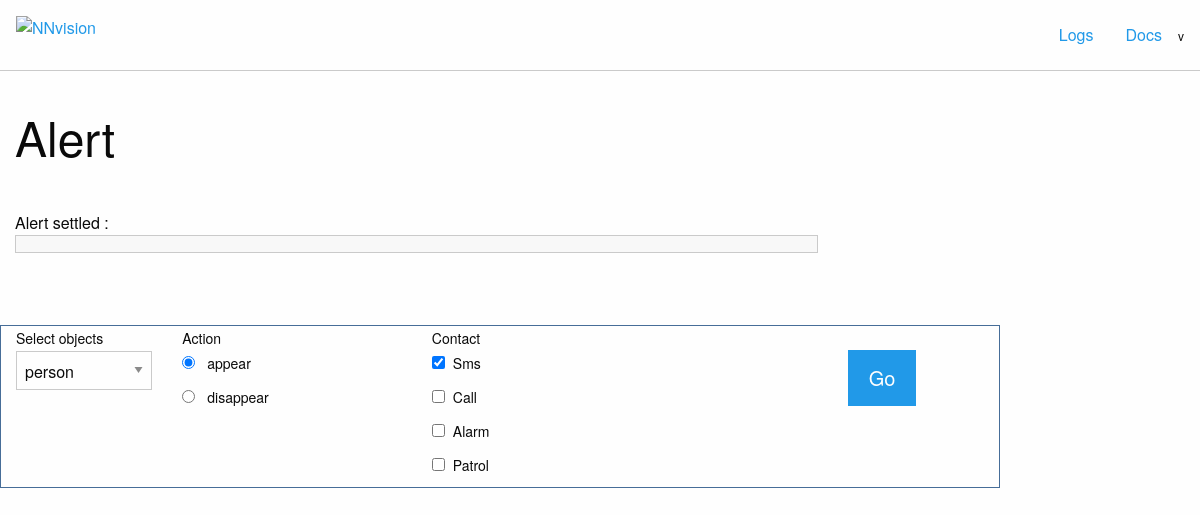
Page /alert on the earlier database version.
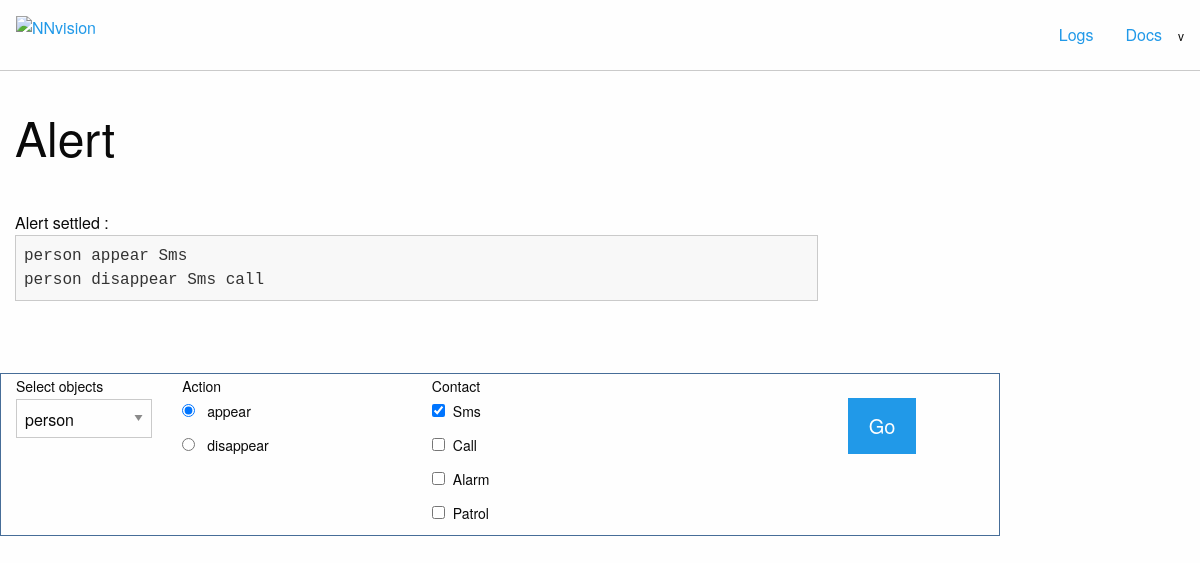
Same page on the later database version.
### app1/models.py (models this page shows, shortened)
@python_2_unicode_compatible  # only if you need to support Python 2
class Alert(models.Model):
    actions_reverse = dict((v, k) for k, v in ACTIONS_CHOICES)
    stuffs_reverse = dict((v, k) for k, v in STUFFS_CHOICES)
    stuffs_d = dict((k, v) for k, v in STUFFS_CHOICES)
    actions_d = dict((k, v) for k, v in ACTIONS_CHOICES)
    stuffs = models.IntegerField(choices=STUFFS_CHOICES, default=1)
    actions = models.IntegerField(choices=ACTIONS_CHOICES, default=1)
    sms = models.BooleanField(default=True)
    call = models.BooleanField()
    alarm = models.BooleanField()
    patrol = models.BooleanField()
    when = models.DateTimeField(default=datetime(year=2000,month=1,day=1))
    key = models.CharField(max_length=10, default='')
    class Meta:
        unique_together = ('stuffs', 'actions')

### app1/views.py (the view)
# urls.py: path('alert', views.alert, name='alertl'),
def alert(request):
    if request.method == 'POST':
        form = AlertForm(request.POST)
        if form.is_valid():
            form.save()
            return HttpResponseRedirect('/alert')
    else:
        form = AlertForm()
    alert = Alert.objects.all()
    return render(request, 'app1/alert.html', {'message' : form.errors, 'category' : 'warning','form': form, 'alert':alert})

### app1/forms.py
class AlertForm(ModelForm):
    class Meta:
        model = Alert
        fields = ['stuffs', 'actions','sms','call','alarm','patrol']
        widgets = {
            'actions': RadioSelect(),
        }

### app1/templates/app1/alert.html (shortened to what this page needs)
{% extends "app1/base.html" %}
{% block content %}
<div class="row">
  <div class="columns">
    <h1 class="section-title">Alert</h1>
  </div>
</div>
<div class="row">
  <div class="large-10 columns">
	<div class="row">
	<div class="large-10 columns">Alert settled :
	<code id="robot-state" class="accesslog hljs">{% for res in alert %} {{ res.get_stuffs_display }} {{ res.get_actions_display }} {% if res.sms %}Sms{% endif %} {% if res.call %}call{% endif %} {% if res.alarm %}Alarm{% endif %} {% if res.patrol %}Patrol{% endif %} <br>   {% endfor %}</code>
	</div>
	</div>
	<br><br><br>
	<div class="row" style="border: 1px solid #466d98;">
	<form action="/alert" method="post">{% csrf_token %}
    <div class="large-2 columns">
      <label>Select objects
        {{form.stuffs}}
      </label>
    </div>
	<div class="large-3 columns">
      <label>Action</label>
	  {{form.actions.0}}{{form.actions.1}}
    </div>
	<div class="large-4 columns">
      <label>Contact</label>
	  <label for="{{form.sms.id_for_label}}">{{form.sms}}{{form.sms.label}}</label>
	  <label for="{{form.call.id_for_label}}">{{form.call}}{{form.call.label}}</label>
	  <label for="{{form.alarm.id_for_label}}">{{form.alarm}}{{form.alarm.label}}</label>
	  <label for="{{form.sms.id_for_label}}">{{form.patrol}}{{form.patrol.label}}</label>
    </div>
	<div class="large-2 columns">
	<br>
	<button type="submit" name="valid_alert" value="ok" class="button large">Go</button>
	</div>
	</form>
  </div>
  </div>
</div>
{% endblock content %}

### app1/templates/app1/base.html (shortened to what this page needs)
{% load static %}
<!DOCTYPE html>
<html class="no-js" lang="en">
  <head>
    <link rel="stylesheet" href="{%  static "/app1/css/foundation.min.css" %}" >
    <link rel="stylesheet" href="{%  static "/app1/css/github.css" %}" >
    <link rel="stylesheet" href="{%  static "/app1/css/style.css" %}" >
  </head>
  <body>
    <nav class="top-bar" role="navigation">
      <div class="top-bar-title">
        <a href="/">
          <img width="100" height="38" data-interchange="[{% get_static_prefix %}app1/img/neural_network.gif, retina]" src="{% get_static_prefix %}app1/img/neural_network.gif" alt="NNvision">
        </a>
      </div>
      <div class="top-bar-right">
        <ul class="menu">
	      <li><a href="/logs">Logs</a></li>
          <li><a href="http://docs.poppy-project.org/en/" target="_blank">Docs</a></li>
          <li><span class="version">v{{ info.version }}</span></li>
        </ul>
      </div>
    </nav>
    {% block content %}{% endblock content %}
  </body>
</html>

### app1/static/app1/css/github.css (style rules this page uses)
.hljs { display: block; overflow-x: auto; padding: 0.5em; color: #333; background: #f8f8f8; }

### app1/static/app1/css/style.css (style rules this page uses)
.top-bar { padding: 1rem; border-bottom: 1px solid #cacaca; }
.top-bar, .top-bar ul { background-color: #fefefe; }
.version { font-size: 12px; }
.section-title { padding: 2rem 0; }

Differences in the rows shown:
added Alert: stuffs "person", actions "appear", sms "Sms"
added Alert: stuffs "person", actions "disappear", sms "Sms", call "call"
